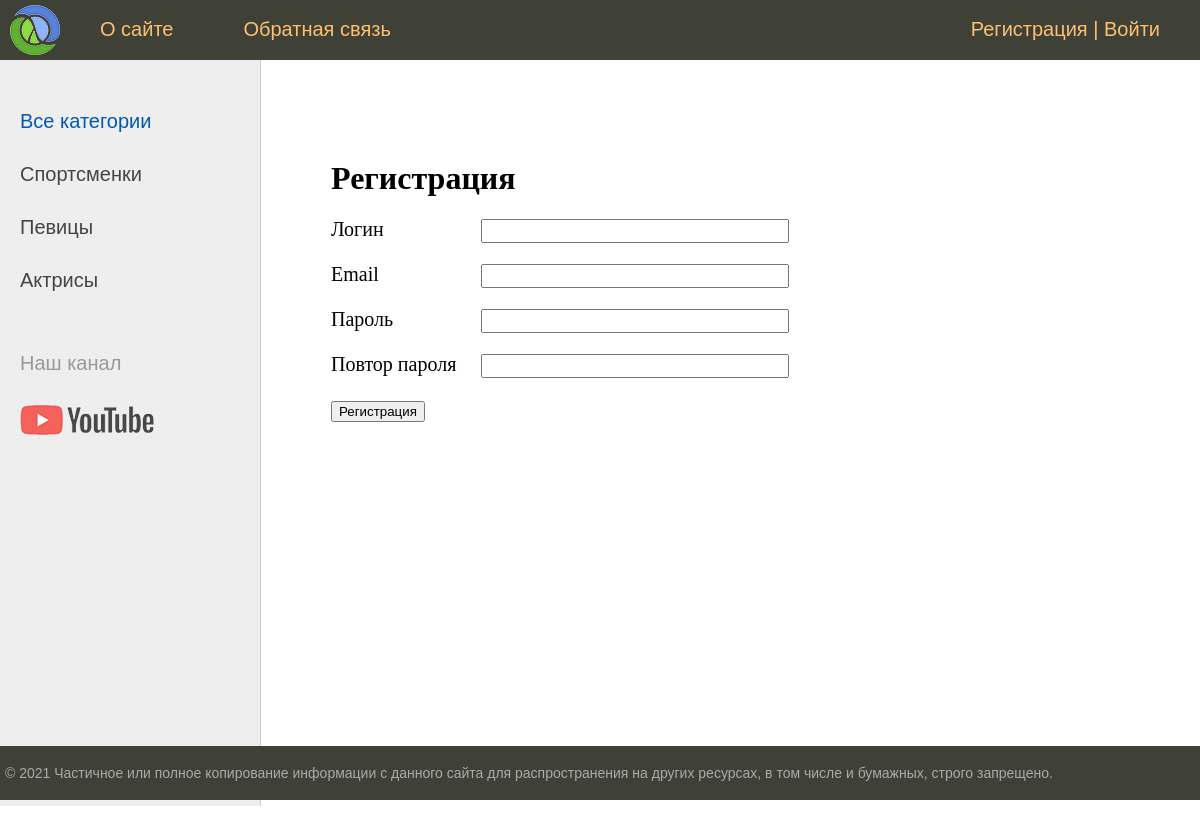
Page /registration/ on the committed database.
### women/models.py (models this page shows, shortened)
class Category(models.Model):
    name = models.CharField(max_length=100, db_index=True, verbose_name='Категория')
    slug = models.SlugField(max_length=255, unique=True, db_index=True, verbose_name='URL')
    def get_absolute_url(self):
        return reverse('category', kwargs={'category_slug': self.slug})
    class Meta:
        verbose_name = 'Категория'
        verbose_name_plural = 'Категории'
        ordering = ['id']

### women/views.py (the view, shortened to what this page needs)
# urls.py: path('registration/', RegistrationUser.as_view(), name='registration'),
class RegistrationUser(DataMixin, CreateView):
    form_class = RegistrationUserForm
    template_name = 'women/registration.html'
    success_url = reverse_lazy('login')
    def get_context_data(self, object_list=None, **kwargs):
        context = super().get_context_data(**kwargs)
        context_def = self.get_user_context(title='Регистрация')
        return dict(list(context.items()) + list(context_def.items()))

### women/forms.py
class RegistrationUserForm(UserCreationForm):
    username = forms.CharField(label='Логин', widget=forms.TimeInput(attrs={'class': 'form-input'}))
    email = forms.EmailField(label='Email', widget=forms.EmailInput(attrs={'class': 'form-input'}))
    password1 = forms.CharField(label='Пароль', widget=forms.PasswordInput(attrs={'class': 'form-input'}))
    password2 = forms.CharField(label='Повтор пароля', widget=forms.PasswordInput(attrs={'class': 'form-input'}))
    class Meta:
        model = User
        fields = ('username', 'email', 'password1', 'password2')

### women/templatetags/women_tags.py (called while the page is built)
@register.simple_tag(name='get_categories') # можно указать любое имя ииспользовать его в шаблонах
def get_categories(filter=None):
    if filter:
        return Category.objects.filter(slug=filter)
    return Category.objects.all()

@register.inclusion_tag('women/list_categories.html')
def show_categories(sort=None, category_selected=0):
    if sort:
        categories = Category.objects.order_by(sort)
        return {'categories': categories, 'category_selected': category_selected}
    categories = Category.objects.all()
    return {'categories': categories, 'category_selected': category_selected}

### women/utils.py (called while the page is built)
    def get_user_context(self, **kwargs):
        context = kwargs
        categories = Category.objects.annotate(Count('women'))
        user_menu = menu.copy()
        if not self.request.user.is_authenticated:
            user_menu.pop(1)
        context['menu'] = user_menu
        context['categories'] = categories
        if 'category_selected' not in context:
            context['category_selected'] = 0
        return context

### women/templates/women/registration.html (shortened to what this page needs)
{% extends 'women/base.html'  %}
{% block content %}
<h1>{{ title }}</h1>
<form method="post">
    {% for f in form %}
    <p><label class="form-label" for="{{ f.id_for_label}}">{{ f.label }}</label>{{ f }}</p>
    {% endfor %}
    <button type="submit">Регистрация</button>
</form>
{% endblock %}

### women/templates/women/list_categories.html
	{% for category in categories %}
		{% if category.id == category_selected %}
			<li class="selected">{{ category.name }}</li>
		{% else %}
		<li><a href="{{ category.get_absolute_url }}">{{ category.name }}</a></li>
		{% endif %}
	{% endfor %}

### women/static/women/css/style.css (style rules this page uses)
html, body { font-family: 'Arial'; margin: 0; padding: 0; height: 100%; width: 100%; color: #444; }
a { color: #0059b2; text-decoration: none; }
.left-chapters ul li { margin: 30px 0 0 0; color: #999; }
.left-chapters ul li a { color: #444; text-decoration: none; }
.content-text h1 { font-size: 32px; }
.form-input { width: 300px; font-size: 16px; }
.form-label { display: inline-block; min-width: 150px; vertical-align: top; }

### rows in the picture
Category: name "Спортсменки"
Category: name "Певицы"
Category: name "Актрисы"

### other values in the picture
{{ m.title }} "О сайте" "Обратная связь"
{{ title }} "Регистрация"
{{ f.label }} "Логин" "Email" "Пароль" "Повтор пароля"
